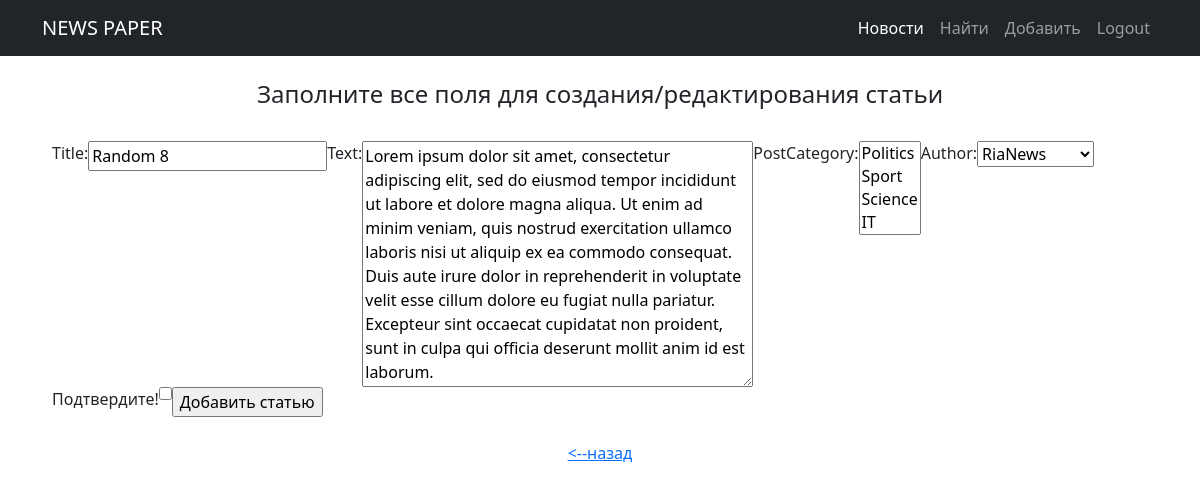
The app's page /news/edit/20 (signed in) with its own data.
### news/models.py (models this page shows, shortened)
class Post(models.Model):
    author = models.ForeignKey(Author, on_delete=models.CASCADE)
    NEWS = 'NW'
    ARTICLE = 'AR'
    CATEGORY_CHOICES = (
        (NEWS, 'Новость'),
        (ARTICLE, 'Статья')
    )
    categoryType = models.CharField(max_length=2, choices=CATEGORY_CHOICES, default=ARTICLE)
    dateCreation = models.DateTimeField(auto_now_add=True)
    postCategory = models.ManyToManyField(Category, through='PostCategory')
    title = models.CharField(max_length=128)
    text = models.TextField()
    rating = models.SmallIntegerField(default=0)

### news/views.py (the view)
# urls.py: path('edit/<int:pk>', PostUpdateView.as_view(), name='post_update'), # Ссылка на редактирование статьи
class PostUpdateView(PermissionRequiredMixin, UpdateView):
    template_name = 'news/post_create.html'
    form_class = PostForm
    success_url = '/news/'
    permission_required = ('news.change_post', )
    def get_object(self, **kwargs):
        id = self.kwargs.get('pk')
        return Post.objects.get(pk=id)

### news/forms.py
class PostForm(ModelForm):
    check_box = BooleanField(label='Подтвердите!') # добавляем галочку или же true-false поле
    class Meta:
        model = Post
        fields = ['title', 'text','postCategory', 'author']

### news/models.py (called while the page is built)
    def __str__(self):
        return f'{self.authorUser}'

    def __str__(self):
        return f'{self.name}'

### news/templates/news/post_create.html (shortened to what this page needs)
{% extends 'flatpages/default.html' %}
{% load custom_filters %}
{% block content %}
    <br>
    <h4>Заполните все поля для создания/редактирования статьи</h4>
    <br>
    <form method="POST" style="display: flex; flex-wrap: wrap; align-items: flex-start; margin: 0 10px;">
        {{ form }}
        <input type="submit" value="Добавить статью">
    </form>
    <br>
    <a href="/news/"> <--назад </a>
{% endblock content %}

### records on screen
Post: title "Random 8", text "Lorem ipsum dolor sit amet, consectetur adipiscing elit, sed do eiusmod tempor incididunt ut labore et dolore magna aliqua. Ut enim ad minim veniam, quis nostrud exercitation ullamco laboris nisi ut aliquip ex ea commodo consequat. Duis aute irure dolor in reprehenderit in voluptate velit esse cillum dolore eu fugiat nulla pariatur. Excepteur sint occaecat cupidatat non proident, sunt in culpa qui officia deserunt mollit anim id est laborum.", author "RiaNews"
